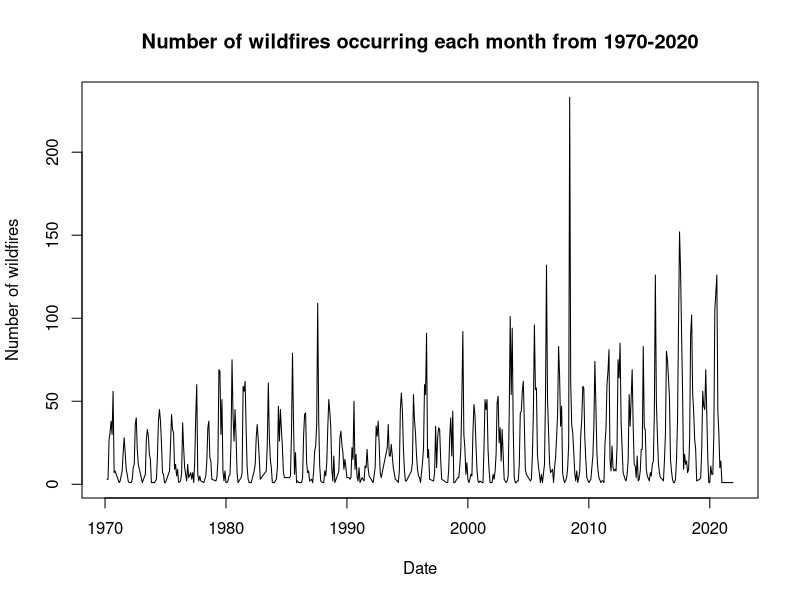

Here is the R script that generated this plot:
## ---- chunk 1
knitr::opts_chunk$set(echo = TRUE)
library(tidyr)
## ---- chunk 2
fires_original <- read.csv("California_Fire_Perimeters_(all).csv")
summary(fires_original)
fires_original$ALARM_DATE = as.Date(fires_original$ALARM_DATE) # Convert alarm date to date type
fires <- fires_original %>% drop_na(ALARM_DATE) # dropped observations with NA for date because we will not know when these fires occurred
fires <- fires[order(fires$ALARM_DATE),]
summary(fires$ALARM_DATE) # We see 2 values of year are 0219 and 2106 -> delete these observations
fires = fires[-1,]
n<-dim(fires)[1]
fires<-fires[1:(n-1),]
fires = fires[fires$YEAR_ > 1969.999,] # Look at data from 1970 to 2020
summary(fires)
## ---- chunk 3
library(data.table)
library(zoo)
dt <- as.data.table(fires)
dt <- dt[, .N, by=.(year(ALARM_DATE), month(ALARM_DATE))] 
## ---- chunk 4
counts <- as.data.frame(dt)
counts$Date <- as.yearmon(paste(counts$year, counts$month), "%Y %m")
counts
plot(N~Date,data=counts,type="l", ylab = "Number of wildfires", main="Number of wildfires occurring each month from 1970-2020")
